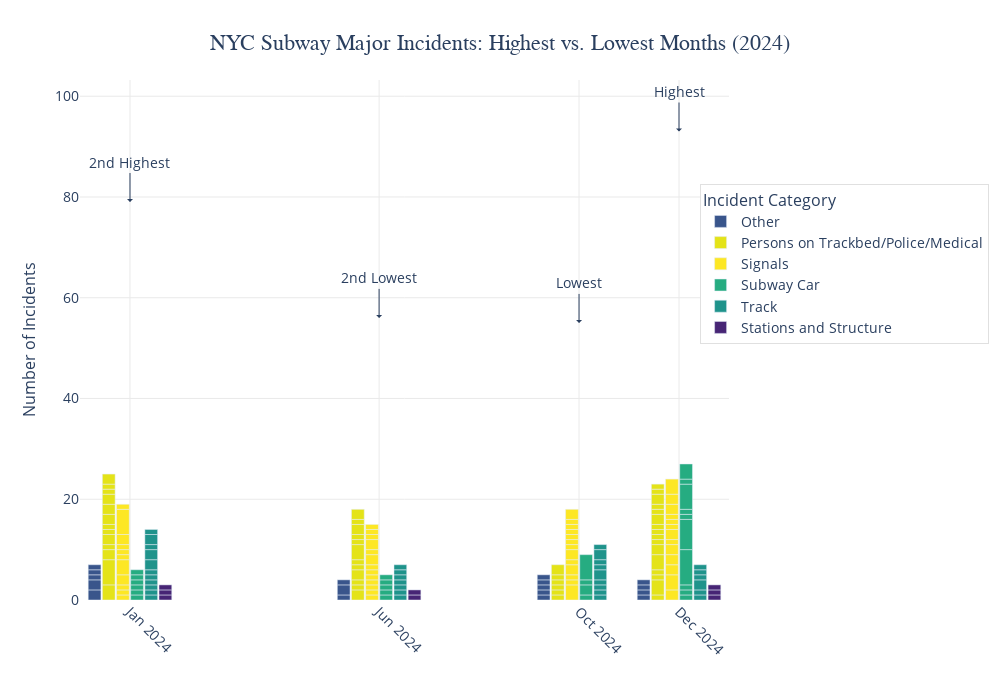

The code cell stored with this chart in its notebook:
### Markdown cell above
### Bar Plots

### Code cell
import pandas as pd
import plotly.graph_objects as go
from datetime import datetime
import numpy as np

# Ensure 'month' is datetime and rounded to start of month
df['month'] = pd.to_datetime(df['month'])
df['month'] = df['month'].dt.to_period('M').dt.to_timestamp()

# Filter to only include data from 2024
df_2024 = df[df['month'].dt.year == 2024].copy()

# Aggregate by month to find total incidents per month (2024 only)
monthly_totals = df_2024.groupby('month')['count'].sum().reset_index()

# Sort to find months with most and least incidents
sorted_months = monthly_totals.sort_values('count', ascending=False)

# Get the two months with most incidents and two months with least incidents
top_months = sorted_months.head(2)['month'].tolist()
bottom_months = sorted_months.tail(2)['month'].tolist()

# Combine to get our target months
target_months = top_months + bottom_months
target_months.sort()  # Sort chronologically

# Filter dataframe for only these months (using the 2024 data)
highlight_df = df_2024[df_2024['month'].isin(target_months)].copy()

# Generate viridis color palette for categories
categories = highlight_df['category'].unique()
category_values = highlight_df.groupby('category')['count'].sum()
normed_values = category_values / category_values.max()

# Create color map using viridis
from matplotlib.cm import viridis
color_map = {cat: f'rgb{tuple(int(x*255) for x in viridis(normed_values[cat]))}' for cat in categories}

# Create figure
fig = go.Figure()

# Add bar traces for each category
for category in categories:
    category_data = highlight_df[highlight_df['category'] == category]
    
    fig.add_trace(
        go.Bar(
            x=category_data['month'],
            y=category_data['count'],
            name=category,
            marker_color=color_map.get(category, '#000'),
            hovertemplate='<b>%{x|%B %Y}</b><br>' +
                          'Category: ' + category + '<br>' +
                          'Incidents: %{y:.2f}<extra></extra>'
        )
    )

# Format dates for x-axis
date_strings = [d.strftime('%b %Y') for d in target_months]

# Update layout
fig.update_layout(
    title={
        'text': 'NYC Subway Major Incidents: Highest vs. Lowest Months (2024)',
        'font': {'size': 22, 'family': 'Arial, sans-serif'},
        'y': 0.95,
        'x': 0.5,
        'xanchor': 'center',
        'yanchor': 'top'
    },
    xaxis={
        'title': '',
        'title_font': {'size': 16},
        'tickfont': {'size': 14},
        'tickangle': 45,
        'gridcolor': '#eaeaea',
        'tickmode': 'array',
        'tickvals': target_months,
        'ticktext': date_strings,
        'categoryorder': 'array',
        'categoryarray': target_months
    },
    yaxis={
        'title': 'Number of Incidents',
        'title_font': {'size': 16},
        'tickfont': {'size': 14},
        'gridcolor': '#eaeaea',
    },
    plot_bgcolor='white',
    legend={
        'title': {'text': 'Incident Category', 'font': {'size': 16}},
        'font': {'size': 14},
        'yanchor': 'top',
        'xanchor': 'right',
        'y': 0.80,
        'x': 1.4,
        'bordercolor': '#e0e0e0',
        'borderwidth': 1
    },
    width=1000,
    height=700,
    margin=dict(t=80, b=100, l=80, r=250),
    barmode='group',
    bargap=0.15,
    bargroupgap=0.1,
    annotations=[
        # Add annotations for top months
        dict(
            x=top_months[0],
            y=monthly_totals[monthly_totals['month'] == top_months[0]]['count'].values[0] + 5,
            text="Highest",
            showarrow=True,
            arrowhead=1,
            ax=0,
            ay=-40,
            font=dict(size=14)
        ),
        dict(
            x=top_months[1],
            y=monthly_totals[monthly_totals['month'] == top_months[1]]['count'].values[0] + 5,
            text="2nd Highest",
            showarrow=True,
            arrowhead=1,
            ax=0,
            ay=-40,
            font=dict(size=14)
        ),
        # Add annotations for bottom months
        dict(
            x=bottom_months[0],
            y=monthly_totals[monthly_totals['month'] == bottom_months[0]]['count'].values[0] + 5,
            text="2nd Lowest",
            showarrow=True,
            arrowhead=1,
            ax=0,
            ay=-40,
            font=dict(size=14)
        ),
        dict(
            x=bottom_months[1],
            y=monthly_totals[monthly_totals['month'] == bottom_months[1]]['count'].values[0] + 5,
            text="Lowest",
            showarrow=True,
            arrowhead=1,
            ax=0,
            ay=-40,
            font=dict(size=14)
        )
    ]
)

# Update grid settings
fig.update_xaxes(
    showgrid=True,
    gridwidth=1,
    gridcolor='#eaeaea',
    zeroline=False
)

fig.update_yaxes(
    showgrid=True,
    gridwidth=1,
    gridcolor='#eaeaea',
    zeroline=False
)

# Save as interactive HTML
#fig.write_html(
#    "nyc_subway_high_low_months_incidents_2024.html",
#    include_plotlyjs=True,
#    config={
#        'displayModeBar': True,
#        'modeBarButtonsToRemove': ['select2d', 'lasso2d'],
#        'displaylogo': False,
#        'toImageButtonOptions': {
#            'format': 'png',
#            'filename': 'nyc_subway_high_low_incidents_bar',
#            'height': 700,
#            'width': 1000,
#            'scale': 2
#        }
#    }
#)

# Display the figure
fig.show()

### Figure 1 — Plotly figure (JSON) as saved in the notebook; plotly's stock layout.template omitted (floating-point values rounded to 4 significant figures)
{"data": [{"hovertemplate": "<b>%{x|%B %Y}</b><br>Category: Other<br>Incidents: %{y:.2f}<extra></extra>", "marker": {"color": "rgb(57, 85, 139, 255)"}, "name": "Other", "type": "bar", "x": ["2024-12-01T00:00:00", "2024-12-01T00:00:00", "2024-12-01T00:00:00", "2024-12-01T00:00:00", "2024-10-01T00:00:00", "2024-10-01T00:00:00", "2024-10-01T00:00:00", "2024-10-01T00:00:00", "2024-10-01T00:00:00", "2024-06-01T00:00:00", "2024-06-01T00:00:00", "2024-06-01T00:00:00", "2024-01-01T00:00:00", "2024-01-01T00:00:00", "2024-01-01T00:00:00", "2024-01-01T00:00:00", "2024-01-01T00:00:00"], "y": [1, 1, 1, 1, 1, 1, 1, 1, 1, 1, 2, 1, 2, 2, 1, 1, 1]}, {"hovertemplate": "<b>%{x|%B %Y}</b><br>Category: Persons on Trackbed/Police/Medical<br>Incidents: %{y:.2f}<extra></extra>", "marker": {"color": "rgb(228, 227, 24, 255)"}, "name": "Persons on Trackbed/Police/Medical", "type": "bar", "x": ["2024-12-01T00:00:00", "2024-12-01T00:00:00", "2024-12-01T00:00:00", "2024-12-01T00:00:00", "2024-12-01T00:00:00", "2024-12-01T00:00:00", "2024-12-01T00:00:00", "2024-12-01T00:00:00", "2024-12-01T00:00:00", "2024-12-01T00:00:00", "2024-12-01T00:00:00", "2024-12-01T00:00:00", "2024-12-01T00:00:00", "2024-12-01T00:00:00", "2024-12-01T00:00:00", "2024-12-01T00:00:00", "2024-10-01T00:00:00", "2024-10-01T00:00:00", "2024-10-01T00:00:00", "2024-10-01T00:00:00", "2024-10-01T00:00:00", "2024-10-01T00:00:00", "2024-06-01T00:00:00", "2024-06-01T00:00:00", "2024-06-01T00:00:00", "2024-06-01T00:00:00", "2024-06-01T00:00:00", "2024-06-01T00:00:00", "2024-06-01T00:00:00", "2024-06-01T00:00:00", "2024-06-01T00:00:00", "2024-06-01T00:00:00", "2024-06-01T00:00:00", "2024-06-01T00:00:00", "2024-01-01T00:00:00", "2024-01-01T00:00:00", "2024-01-01T00:00:00", "2024-01-01T00:00:00", "2024-01-01T00:00:00", "2024-01-01T00:00:00", "2024-01-01T00:00:00", "2024-01-01T00:00:00", "2024-01-01T00:00:00", "2024-01-01T00:00:00", "2024-01-01T00:00:00", "2024-01-01T00:00:00", "2024-01-01T00:00:00"], "y": [1, 3, 1, 1, 3, 2, 1, 1, 1, 1, 2, 1, 1, 2, 1, 1, 1, 1, 1, 1, 1, 2, 2, 1, 1, 2, 1, 1, 3, 1, 1, 2, 1, 2, 3, 5, 2, 1, 2, 1, 1, 2, 2, 2, 1, 1, 2]}, {"hovertemplate": "<b>%{x|%B %Y}</b><br>Category: Signals<br>Incidents: %{y:.2f}<extra></extra>", "marker": {"color": "rgb(253, 231, 36, 255)"}, "name": "Signals", "type": "bar", "x": ["2024-12-01T00:00:00", "2024-12-01T00:00:00", "2024-12-01T00:00:00", "2024-12-01T00:00:00", "2024-12-01T00:00:00", "2024-12-01T00:00:00", "2024-12-01T00:00:00", "2024-12-01T00:00:00", "2024-12-01T00:00:00", "2024-12-01T00:00:00", "2024-12-01T00:00:00", "2024-12-01T00:00:00", "2024-12-01T00:00:00", "2024-10-01T00:00:00", "2024-10-01T00:00:00", "2024-10-01T00:00:00", "2024-10-01T00:00:00", "2024-10-01T00:00:00", "2024-10-01T00:00:00", "2024-10-01T00:00:00", "2024-10-01T00:00:00", "2024-10-01T00:00:00", "2024-10-01T00:00:00", "2024-10-01T00:00:00", "2024-10-01T00:00:00", "2024-10-01T00:00:00", "2024-06-01T00:00:00", "2024-06-01T00:00:00", "2024-06-01T00:00:00", "2024-06-01T00:00:00", "2024-06-01T00:00:00", "2024-06-01T00:00:00", "2024-06-01T00:00:00", "2024-06-01T00:00:00", "2024-06-01T00:00:00", "2024-06-01T00:00:00", "2024-06-01T00:00:00", "2024-06-01T00:00:00", "2024-06-01T00:00:00", "2024-01-01T00:00:00", "2024-01-01T00:00:00", "2024-01-01T00:00:00", "2024-01-01T00:00:00", "2024-01-01T00:00:00", "2024-01-01T00:00:00", "2024-01-01T00:00:00", "2024-01-01T00:00:00", "2024-01-01T00:00:00", "2024-01-01T00:00:00", "2024-01-01T00:00:00"], "y": [2, 3, 2, 2, 2, 1, 2, 1, 1, 1, 2, 2, 3, 3, 1, 1, 2, 1, 2, 1, 1, 1, 1, 1, 1, 2, 1, 1, 1, 1, 1, 1, 1, 2, 1, 2, 1, 1, 1, 1, 1, 1, 2, 3, 1, 1, 1, 2, 5, 1]}, {"hovertemplate": "<b>%{x|%B %Y}</b><br>Category: Subway Car<br>Incidents: %{y:.2f}<extra></extra>", "marker": {"color": "rgb(38, 172, 129, 255)"}, "name": "Subway Car", "type": "bar", "x": ["2024-12-01T00:00:00", "2024-12-01T00:00:00", "2024-12-01T00:00:00", "2024-12-01T00:00:00", "2024-12-01T00:00:00", "2024-12-01T00:00:00", "2024-12-01T00:00:00", "2024-12-01T00:00:00", "2024-12-01T00:00:00", "2024-12-01T00:00:00", "2024-10-01T00:00:00", "2024-10-01T00:00:00", "2024-10-01T00:00:00", "2024-10-01T00:00:00", "2024-06-01T00:00:00", "2024-06-01T00:00:00", "2024-06-01T00:00:00", "2024-06-01T00:00:00", "2024-06-01T00:00:00", "2024-01-01T00:00:00", "2024-01-01T00:00:00", "2024-01-01T00:00:00", "2024-01-01T00:00:00", "2024-01-01T00:00:00", "2024-01-01T00:00:00"], "y": [1, 1, 1, 7, 6, 1, 1, 5, 1, 3, 1, 2, 1, 5, 1, 1, 1, 1, 1, 1, 1, 1, 1, 1, 1]}, {"hovertemplate": "<b>%{x|%B %Y}</b><br>Category: Track<br>Incidents: %{y:.2f}<extra></extra>", "marker": {"color": "rgb(31, 147, 139, 255)"}, "name": "Track", "type": "bar", "x": ["2024-12-01T00:00:00", "2024-12-01T00:00:00", "2024-12-01T00:00:00", "2024-12-01T00:00:00", "2024-12-01T00:00:00", "2024-12-01T00:00:00", "2024-10-01T00:00:00", "2024-10-01T00:00:00", "2024-10-01T00:00:00", "2024-10-01T00:00:00", "2024-10-01T00:00:00", "2024-10-01T00:00:00", "2024-10-01T00:00:00", "2024-10-01T00:00:00", "2024-10-01T00:00:00", "2024-06-01T00:00:00", "2024-06-01T00:00:00", "2024-06-01T00:00:00", "2024-06-01T00:00:00", "2024-06-01T00:00:00", "2024-06-01T00:00:00", "2024-06-01T00:00:00", "2024-01-01T00:00:00", "2024-01-01T00:00:00", "2024-01-01T00:00:00", "2024-01-01T00:00:00", "2024-01-01T00:00:00", "2024-01-01T00:00:00", "2024-01-01T00:00:00", "2024-01-01T00:00:00", "2024-01-01T00:00:00", "2024-01-01T00:00:00", "2024-01-01T00:00:00"], "y": [1, 1, 2, 1, 1, 1, 1, 1, 1, 1, 2, 1, 1, 2, 1, 1, 1, 1, 1, 1, 1, 1, 1, 1, 1, 1, 1, 1, 2, 2, 1, 2, 1]}, {"hovertemplate": "<b>%{x|%B %Y}</b><br>Category: Stations and Structure<br>Incidents: %{y:.2f}<extra></extra>", "marker": {"color": "rgb(71, 37, 117, 255)"}, "name": "Stations and Structure", "type": "bar", "x": ["2024-12-01T00:00:00", "2024-12-01T00:00:00", "2024-12-01T00:00:00", "2024-06-01T00:00:00", "2024-06-01T00:00:00", "2024-01-01T00:00:00", "2024-01-01T00:00:00", "2024-01-01T00:00:00"], "y": [1, 1, 1, 1, 1, 1, 1, 1]}], "layout": {"annotations": [{"arrowhead": 1, "ax": 0, "ay": -40, "font": {"size": 14}, "showarrow": true, "text": "Highest", "x": "2024-12-01T00:00:00", "y": 93}, {"arrowhead": 1, "ax": 0, "ay": -40, "font": {"size": 14}, "showarrow": true, "text": "2nd Highest", "x": "2024-01-01T00:00:00", "y": 79}, {"arrowhead": 1, "ax": 0, "ay": -40, "font": {"size": 14}, "showarrow": true, "text": "2nd Lowest", "x": "2024-06-01T00:00:00", "y": 56}, {"arrowhead": 1, "ax": 0, "ay": -40, "font": {"size": 14}, "showarrow": true, "text": "Lowest", "x": "2024-10-01T00:00:00", "y": 55}], "bargap": 0.15, "bargroupgap": 0.1, "barmode": "group", "height": 700, "legend": {"bordercolor": "#e0e0e0", "borderwidth": 1, "font": {"size": 14}, "title": {"font": {"size": 16}, "text": "Incident Category"}, "x": 1.4, "xanchor": "right", "y": 0.8, "yanchor": "top"}, "margin": {"b": 100, "l": 80, "r": 250, "t": 80}, "plot_bgcolor": "white", "title": {"font": {"family": "Arial, sans-serif", "size": 22}, "text": "NYC Subway Major Incidents: Highest vs. Lowest Months (2024)", "x": 0.5, "xanchor": "center", "y": 0.95, "yanchor": "top"}, "width": 1000, "xaxis": {"categoryarray": ["2024-01-01T00:00:00", "2024-06-01T00:00:00", "2024-10-01T00:00:00", "2024-12-01T00:00:00"], "categoryorder": "array", "gridcolor": "#eaeaea", "gridwidth": 1, "showgrid": true, "tickangle": 45, "tickfont": {"size": 14}, "tickmode": "array", "ticktext": ["Jan 2024", "Jun 2024", "Oct 2024", "Dec 2024"], "tickvals": ["2024-01-01T00:00:00", "2024-06-01T00:00:00", "2024-10-01T00:00:00", "2024-12-01T00:00:00"], "title": {"font": {"size": 16}, "text": ""}, "zeroline": false}, "yaxis": {"gridcolor": "#eaeaea", "gridwidth": 1, "showgrid": true, "tickfont": {"size": 14}, "title": {"font": {"size": 16}, "text": "Number of Incidents"}, "zeroline": false}}}
